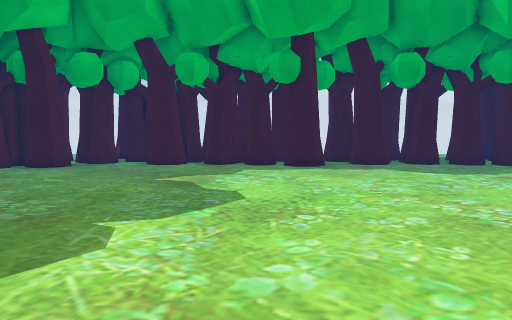
View 1 (above)

24 first-person views from a walk through a Unity game level. The camera is 1.2 m above the floor, tilts 4° down and sees 70° across. Doors are open. The floor is counted in squares, 1 m on a side. Each view is taken from the middle of a square. On the plan, view 1 faces up. The plan holds only what a view shows up to about 15 squares ahead; the rest is blank. The place goes on beyond the plan.

View 2
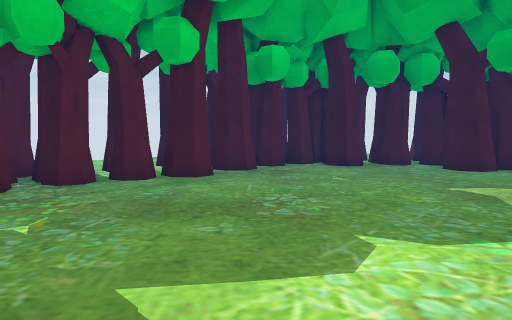

View 3
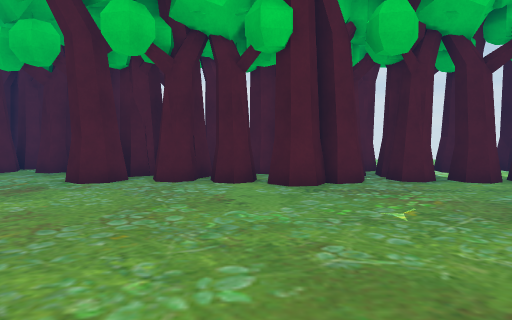

View 4
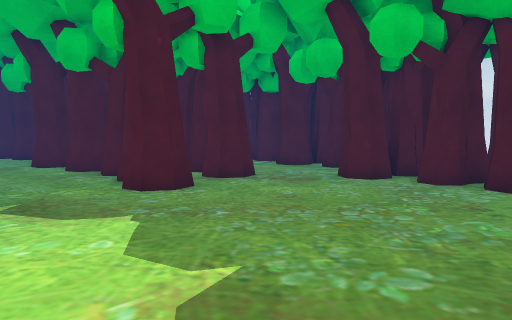

View 5
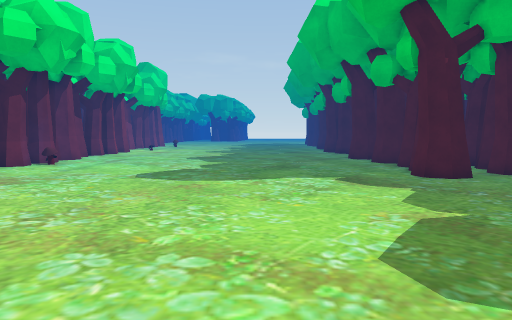

View 6
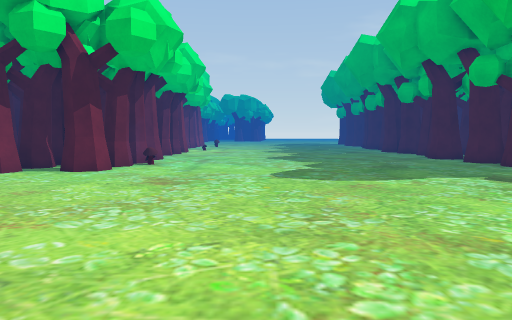

View 7
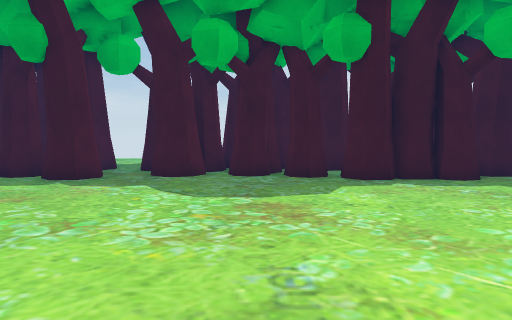

View 8
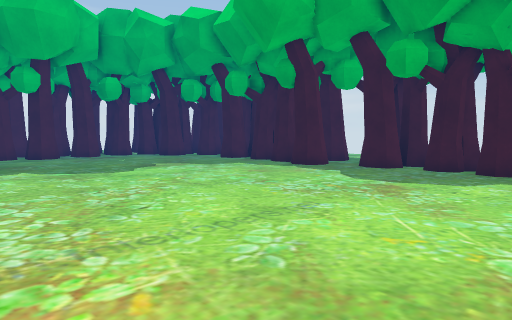

View 9
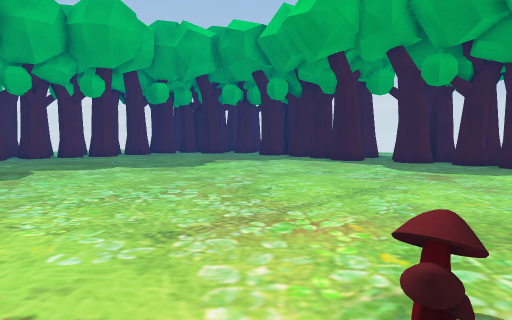

View 10
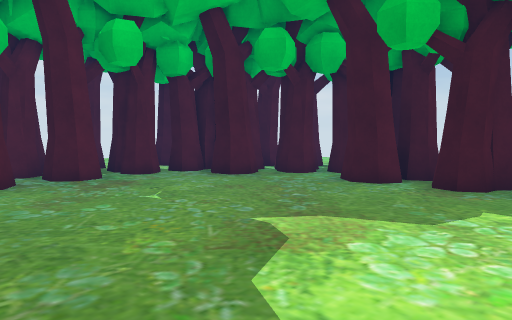

View 11
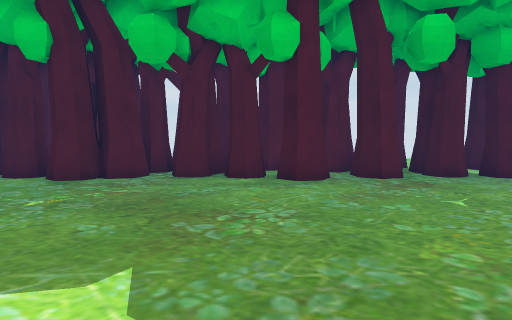

View 12
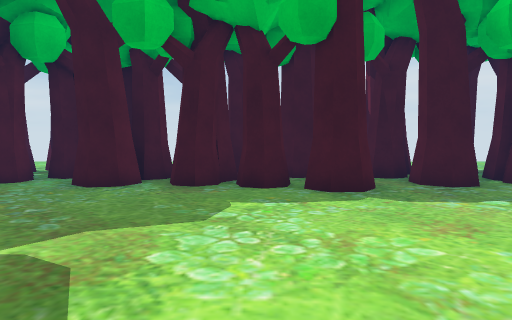

View 13
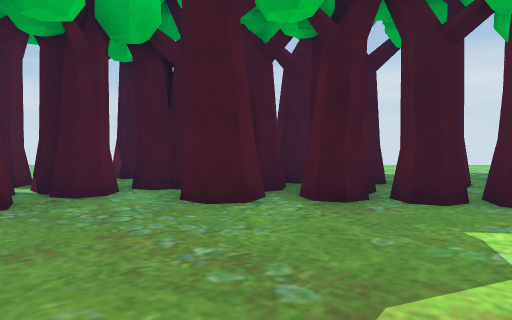

View 14
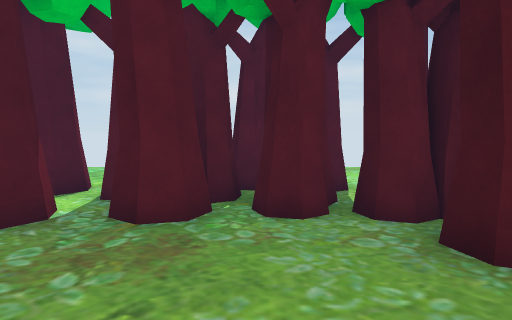

View 15
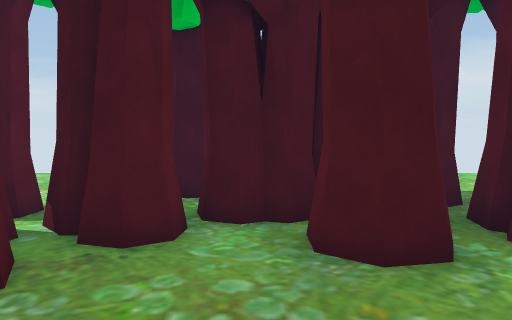

View 16
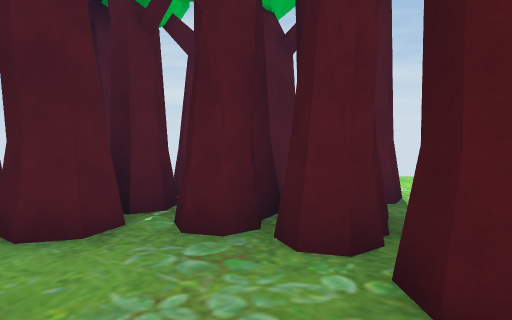

View 17
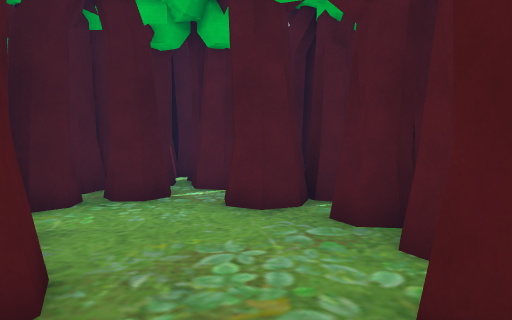

View 18
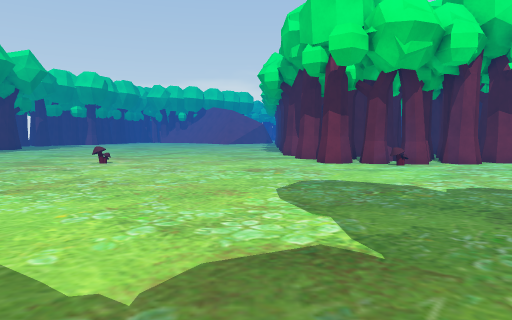

View 19
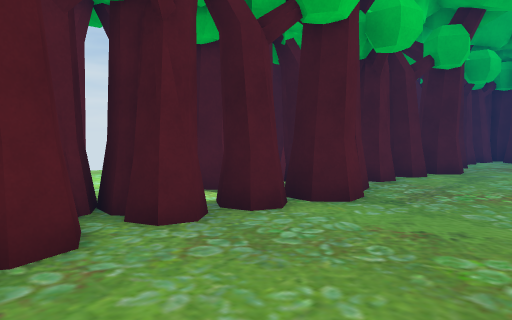

View 20
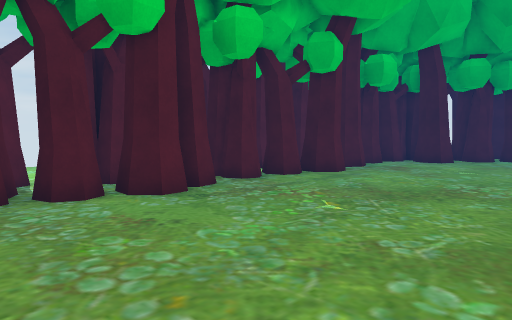

View 21
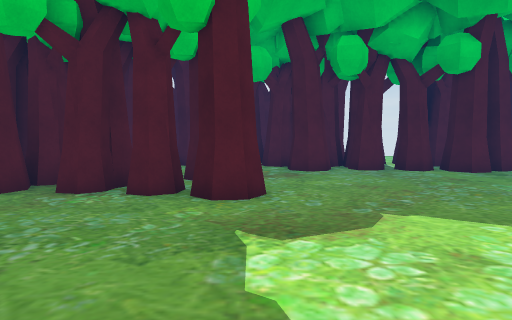

View 22
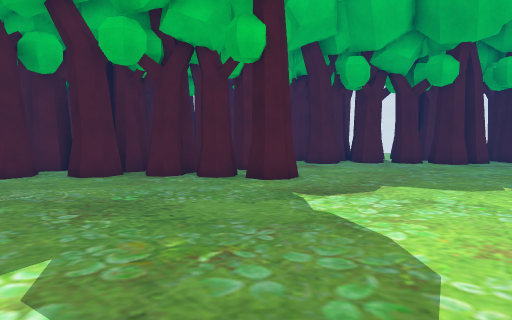

View 23
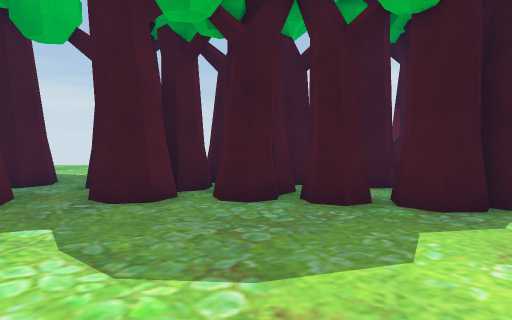

View 24
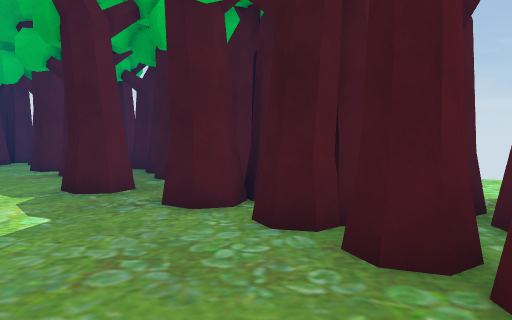

### Floor plan
Key: @ floor where view 1 was taken; # wall or solid block; . floor; = window, fence, low wall or low ledge; T tree; H thing the floor can be seen under or through.
Columns run from 16 left of view 1 to 11 right of it. Each row starts with its distance up from view 1.
 22                 ...
 21                 ...
 20                 ..  ..
 19                .... .   .  T
 18        . T# T #.....# #... #
 17        #TTTT#T#T##T.#TTTHH#
 16        TT#TTTTT##TTT##T#HH
 15         #TT.#TT##TT.###THHH
 14     #TTT T......TT#.....T.H#
 13     T.TTT...................
 12     ###T....................
 11     #TT.....................
 10      T#T....................
  9    T####....................
  8     .TTT...................
  7   ..#TT#...................
  6  ...#T#T...................
  5     #TT....................
  4     ##TT...................
  3    TT#T....................
  2    T ###....................
  1     T#T#..................=
  0 ....#TT.........@..........
 -1 ....#TTT....................
 -2 ....T#TT...................
 -3  ..  #.....................
 -4   #TTT##....................
 -5   TT##T.....................
 -6  T###......T#...............
 -7   T#T...T#.TT...............
 -8    T#T...T.#T.............T#
 -9   ###...###T...............T
-10   TTT.T.###T..............#T
-11    TTT### #T.............=#T

Where each view was taken, in squares from view 1:
view 1: 0 up, 0 right, facing up
view 2: 1 up, 0 right, facing up-left
view 3: 0 up, 0 right, facing left
view 4: 1 up, 0 right, facing down-left
view 5: 4 up, 1 right, facing down
view 6: 4 up, 5 right, facing down
view 7: 4 up, 7 right, facing up
view 8: 2 up, 11 right, facing up-left
view 9: 1 down, 11 right, facing up-left
view 10: 6 up, 1 right, facing up-left
view 11: 6 up, 1 right, facing left
view 12: 6 up, 0 right, facing up
view 13: 8 up, 3 left, facing up
view 14: 11 up, 4 left, facing left
view 15: 11 up, 5 left, facing up
view 16: 6 down, 7 left, facing left
view 17: 4 down, 7 left, facing down-left
view 18: 5 down, 5 left, facing right
view 19: 5 down, 5 left, facing up-left
view 20: 3 down, 2 left, facing up-left
view 21: 6 down, 3 right, facing left
view 22: 7 down, 6 right, facing left
view 23: 8 up, 7 right, facing up
view 24: 11 up, 10 right, facing up-left
